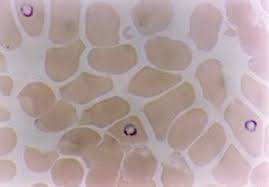
%> input picture MPOC_LAB10/images_2.jpg, 269 x 187 px
$ octave zad2.m   (GNU Octave 9; MATLAB toolbox functions it lacks are replaced by stand-ins)
%> lines starting %> are read from the running program, lines starting %| are printed output that depends on the picture; in (x1, y1, x2, y2) boxes, pixels count from 0 and x2, y2 are one past the last pixel; in counts of white or black regions, pixels touching at a corner belong together; the program's own positions count from 1
pkg load image;

img = imread('images_2.jpg');
%> img is the input picture: size 187x269x3 uint8; mean R, G, B 180.1, 161.2, 161.3

if size(img, 3) == 3
  img = rgb2gray(img);
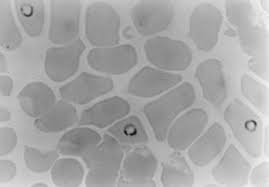
%> img: size 187x269 uint8; min 13, max 246, mean 166.8
end

level = graythresh(img);
%> level = 0.663
img_bin = img > level * 255;
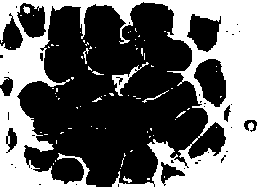
%> img_bin: size 187x269 logical; 43% white; 75 white regions (66 under 20 px), largest, box (x1, y1, x2, y2) and area: (0, 0, 269, 187) 20955, (112, 62, 149, 96) 250, (142, 90, 169, 103) 46
img_bin = ~img_bin;

img_bin = bwareaopen(img_bin, 50);
%> img_bin: size 187x269 logical; 56.7% white; 75 black regions (66 under 20 px), largest, box (x1, y1, x2, y2) and area: (0, 0, 269, 187) 21062, (112, 62, 149, 96) 269, (142, 90, 169, 103) 46
img_grad = -bwdist(~img_bin);
mask = imextendedmin(img_grad, 2);
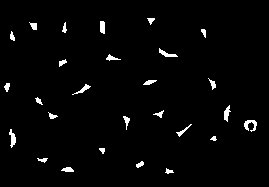
%> mask: size 187x269 logical; 2.3% white; 27 white regions, largest, box (x1, y1, x2, y2) and area: (244, 120, 257, 132) 84, (9, 129, 16, 148) 72, (159, 48, 178, 57) 67
D2 = imimposemin(img_grad, mask);
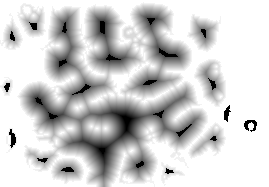
%> D2: size 187x269 single; 2.27% of the values are NaN or infinite; the others: min -20.79, max 0.0228, mean -3.51; drawn with min black, max white, NaN and infinite black

L = watershed(D2);
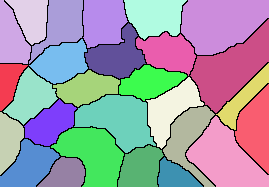
%> L: size 187x269 uint8; 28 distinct labels, from 0 to 27; one colour per label, 0 black
img_bin(L == 0) = 0;
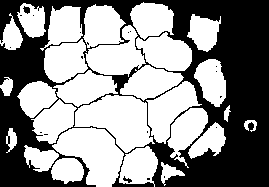
%> img_bin: size 187x269 logical; 55.5% white; 19 black regions (16 under 20 px), largest, box (x1, y1, x2, y2) and area: (0, 0, 269, 187) 22272, (23, 6, 30, 14) 37, (123, 176, 132, 183) 28

subplot(1,3,1); imshow(img); title("Orygynal");
subplot(1,3,2); imshow(img_bin); title("Separacja");
subplot(1,3,3); imshow(label2rgb(L)); title("Po rozdzielieniu obiektow");
%> after `imshow(label2rgb(L))`:
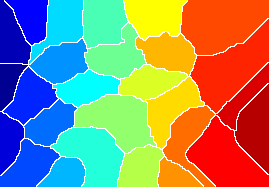
%> displayed picture: size 187x269x3, on the screen's scale of 0 to 255; mean R, G, B 144.6, 140.3, 116.1


% [34 lines of commented-out code are left out]

$ run again, with MPOC_LAB10/images_01.jpg copied over MPOC_LAB10/images_2.jpg
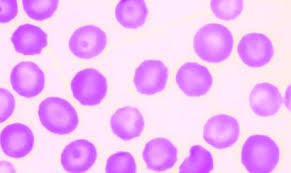
%> input picture MPOC_LAB10/images_01.jpg, 291 x 173 px
%> img is the input picture: size 173x291x3 uint8; mean R, G, B 242.1, 190.1, 248.6
%> img: size 173x291 uint8
%> level = 0.8
%> `img_bin = img > level * 255;`:
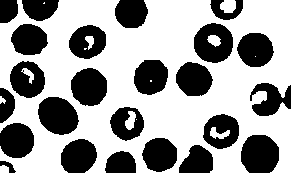
%> img_bin: size 173x291 logical; 61.7% white; 24 black regions, largest, box (x1, y1, x2, y2) and area: (241, 135, 279, 173) 1214, (38, 97, 79, 135) 1181, (194, 23, 233, 63) 1123
%> mask: size 173x291 logical; 2% white; 25 white regions (2 under 20 px), largest, box (x1, y1, x2, y2) and area: (115, 113, 127, 135) 88, (0, 161, 16, 173) 87, (260, 92, 276, 111) 81
%> L: size 173x291 uint8; 26 distinct labels, from 0 to 25
%> `imshow(label2rgb(L))`:
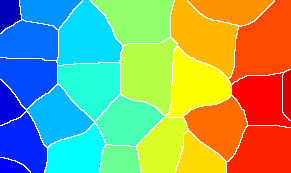
%> displayed picture: size 173x291x3, on the screen's scale of 0 to 255; mean R, G, B 142.8, 167.2, 122

$ run again, with MPOC_LAB10/images_04.jpg copied over MPOC_LAB10/images_2.jpg
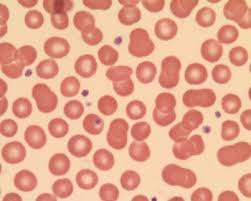
%> input picture MPOC_LAB10/images_04.jpg, 251 x 201 px
%> img is the input picture: size 201x251x3 uint8; mean R, G, B 229.5, 167.2, 141.5
%> img: size 201x251 uint8
%> level = 0.71
%> mask: size 201x251 logical; 9.8% white; 70 white regions (11 under 20 px), largest, box (x1, y1, x2, y2) and area: (26, 11, 43, 28) 168, (230, 47, 247, 65) 167, (77, 170, 97, 189) 163
%> L: size 201x251 uint8; 71 distinct labels, from 0 to 70
%> `img_bin(L == 0) = 0;`:
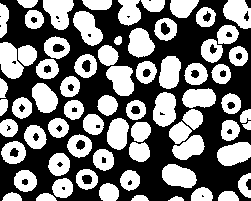
%> img_bin: size 201x251 logical; 46.8% white; 70 white regions, largest, box (x1, y1, x2, y2) and area: (73, 11, 103, 46) 643, (153, 92, 176, 127) 635, (43, 0, 74, 30) 629
%> `imshow(label2rgb(L))`:
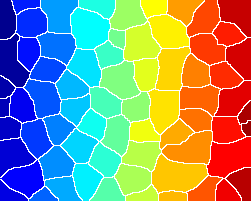
%> displayed picture: size 201x251x3, on the screen's scale of 0 to 255; mean R, G, B 136.6, 148.1, 130.1

$ run again, with MPOC_LAB10/images_3.jpg copied over MPOC_LAB10/images_2.jpg
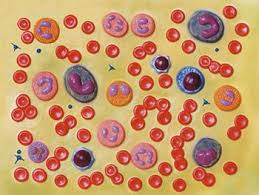
%> input picture MPOC_LAB10/images_3.jpg, 259 x 195 px
%> img is the input picture: size 195x259x3 uint8; mean R, G, B 200.9, 153.1, 106.6
%> img: size 195x259 uint8
%> level = 0.576
%> mask: size 195x259 logical; 8.1% white; 61 white regions, largest, box (x1, y1, x2, y2) and area: (103, 14, 129, 38) 286, (105, 164, 124, 185) 223, (38, 75, 58, 100) 187
%> L: size 195x259 uint8; 62 distinct labels, from 0 to 61
%> `imshow(label2rgb(L))`:
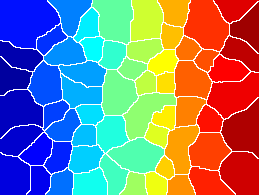
%> displayed picture: size 195x259x3, on the screen's scale of 0 to 255; mean R, G, B 128.1, 127.5, 132.8
